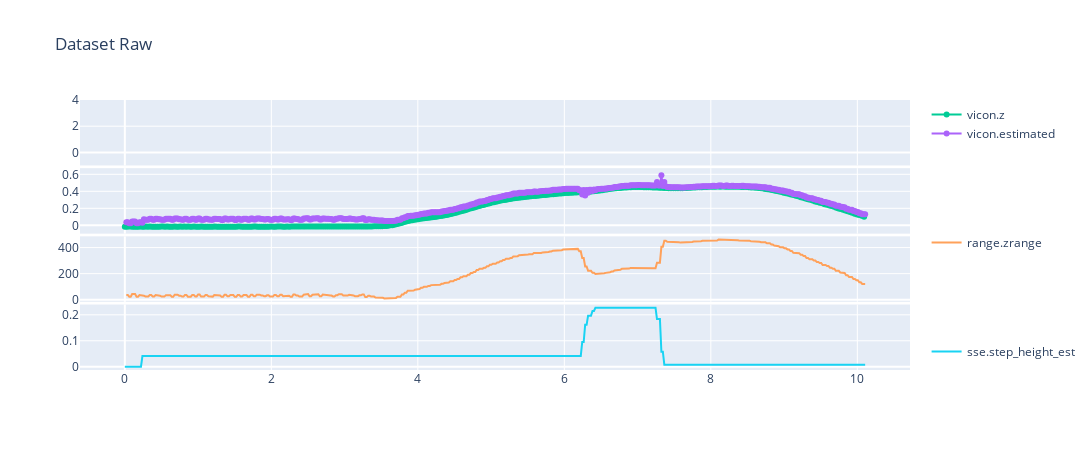

Notebook source saved alongside this figure:
### Code cell
CF_df = pd.read_csv(TRAIN_SENSOR_IN, header=0, names=["Timestamp", "Timestamp_CF", "ID", "Value"]) # New dataformat including timestamp from crazyfly
VICON_df = pd.read_csv(TRAIN_SENSOR_OUT, header=0, names=["Timestamp", "ID", "Value"])

drone_t0 = CF_df["Timestamp_CF"].iloc[0]
vicon_t0 = VICON_df["Timestamp"].iloc[0]

timedrift_slope = (CF_df["Timestamp"].iloc[-1]-CF_df["Timestamp"].iloc[0])/(CF_df["Timestamp_CF"].iloc[-1]-CF_df["Timestamp_CF"].iloc[0])

CF_df["Timestamp_CF"] = CF_df["Timestamp_CF"]-drone_t0
CF_df["Timestamp_CF"] /= timedrift_slope
CF_df["Timestamp"] = CF_df["Timestamp_CF"]
VICON_df["Timestamp"] = VICON_df["Timestamp"]-vicon_t0 

print("Timedrift: ", timedrift_slope)

groups = np.unique([x.split(".")[0] for x in np.unique(CF_df["ID"])]) 

fig = make_subplots(rows=len(groups)+2, cols=1, shared_xaxes=True, vertical_spacing=0.01)


drone_z = CF_df.loc[CF_df['ID'] == 'stateEstimate.z'].reset_index(drop=True)
vicon_z = VICON_df.loc[VICON_df['ID'] == 'CF_PHILIP_posz'].reset_index(drop=True)
fig.append_trace(go.Scatter(x=drone_z["Timestamp"]/1000, 
                            y= ((CF_df["Timestamp"]-CF_df["Timestamp_CF"])-(CF_df["Timestamp"].iloc[0]-CF_df["Timestamp_CF"].iloc[0])), 
                            mode="lines", name="time.diff", legendgroup = 1), row = 1, col = 1)    
fig.append_trace(go.Scatter(x=drone_z["Timestamp"]/1000, y= drone_z["Value"], mode="lines+markers", name="stateEstimate.z", legendgroup = 2), row = 2, col = 1)      
fig.append_trace(go.Scatter(x=vicon_z["Timestamp"]/1000, y= vicon_z["Value"], mode="lines+markers", name="vicon.z", legendgroup = 2), row = 2, col = 1)   

height_extimated = CF_df.loc[CF_df['ID'] == 'range.zrange'].reset_index(drop=True)
height_extimated["Value"] /= 1000.0
height_extimated["Value"] += CF_df.loc[CF_df['ID'] == 'sse.step_height_est']['Value'].reset_index(drop=True)
fig.append_trace(go.Scatter(x=height_extimated["Timestamp"]/1000, y= height_extimated["Value"], mode="lines+markers", name="vicon.estimated", legendgroup = 2), row = 2, col = 1)  
                                                                                                
# extract the time-of-flight sensor value
for k, group in CF_df.groupby(["ID"]):
    index = groups.tolist().index(k.split(".")[0]) + 3
    group = group.reset_index()
    fig.append_trace(go.Scatter(x=group["Timestamp"]/1000, y= group["Value"], mode="lines", name=k, legendgroup = index), row = index, col = 1)              

fig.update_layout(
    title_text="Dataset Raw", 
    height=(len(groups)+1)*150, 
    width=15*80, 
    legend_tracegroupgap = 90,
)
fig.show()

### Figure 1 — Plotly figure (JSON) as saved in the notebook; plotly's stock layout.template omitted (floating-point values rounded to 4 significant figures; data arrays with more than 128 entries replaced by an {"elided": "..."} marker saying what was removed)
{"data": [{"legendgroup": "1", "mode": "lines", "name": "time.diff", "type": "scatter", "x": [], "xaxis": "x", "y": {"elided": "1011 int values"}, "yaxis": "y"}, {"legendgroup": "2", "mode": "lines+markers", "name": "stateEstimate.z", "type": "scatter", "x": [], "xaxis": "x2", "y": [], "yaxis": "y2"}, {"legendgroup": "2", "mode": "lines+markers", "name": "vicon.z", "type": "scatter", "x": {"elided": "355 float values"}, "xaxis": "x2", "y": {"elided": "355 float values"}, "yaxis": "y2"}, {"legendgroup": "2", "mode": "lines+markers", "name": "vicon.estimated", "type": "scatter", "x": {"elided": "505 float values"}, "xaxis": "x2", "y": {"elided": "505 float values"}, "yaxis": "y2"}, {"legendgroup": "3", "mode": "lines", "name": "range.zrange", "type": "scatter", "x": {"elided": "505 float values"}, "xaxis": "x3", "y": {"elided": "505 int values"}, "yaxis": "y3"}, {"legendgroup": "4", "mode": "lines", "name": "sse.step_height_est", "type": "scatter", "x": {"elided": "506 float values"}, "xaxis": "x4", "y": {"elided": "506 float values"}, "yaxis": "y4"}], "layout": {"height": 450, "legend": {"tracegroupgap": 90}, "title": {"text": "Dataset Raw"}, "width": 1200, "xaxis": {"anchor": "y", "autorange": true, "domain": [0, 1], "matches": "x4", "range": [-0.6119, 10.72], "showticklabels": false}, "xaxis2": {"anchor": "y2", "autorange": true, "domain": [0, 1], "matches": "x4", "range": [-0.6119, 10.72], "showticklabels": false, "type": "linear"}, "xaxis3": {"anchor": "y3", "autorange": true, "domain": [0, 1], "matches": "x4", "range": [-0.6119, 10.72], "showticklabels": false, "type": "linear"}, "xaxis4": {"anchor": "y4", "autorange": true, "domain": [0, 1], "range": [-0.6119, 10.72], "type": "linear"}, "yaxis": {"anchor": "x", "autorange": true, "domain": [0.7575, 1], "range": [-1, 4], "type": "linear"}, "yaxis2": {"anchor": "x2", "autorange": true, "domain": [0.505, 0.7475], "range": [-0.09821, 0.6723], "type": "linear"}, "yaxis3": {"anchor": "x3", "autorange": true, "domain": [0.2525, 0.495], "range": [-16.11, 486.1], "type": "linear"}, "yaxis4": {"anchor": "x4", "autorange": true, "domain": [0, 0.2425], "range": [-0.01261, 0.2396], "type": "linear"}}}
